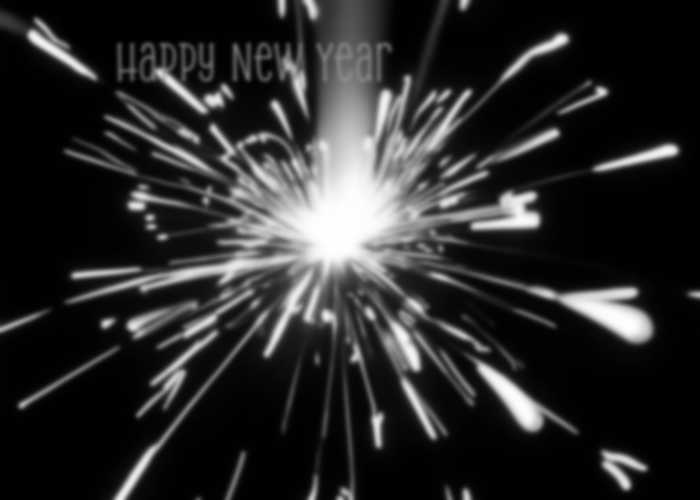
#> input picture zestaw7/ex07/zyczenia-a.png, 700 x 500 px
$ python c.py
#> lines starting #> are read from the running program, lines starting #| are printed output that depends on the picture
#> in find_k, image is the input picture: shape (500, 700); min 0, max 254, mean 42.6
import numpy as np
import cv2
from scipy.signal import convolve2d
import matplotlib.pyplot as plt

def compute_second_derivatives(image):
    # Definicja masek pierwszych pochodnych
    hx = np.array([1, 0, -1]).reshape(1, 3)  # Pionowa maska (h_x)
    hy = np.array([[1], [0], [-1]])          # Pozioma maska (h_y)

    # Obliczanie masek drugich pochodnych
    hxx = convolve2d(hx, hx, mode='full')
    hyy = convolve2d(hy, hy, mode='full')
    hxy = convolve2d(hx, hy, mode='full')

    # Obliczanie drugich pochodnych kierunkowych
    gxx = convolve2d(image, hxx, mode='same', boundary='symm')
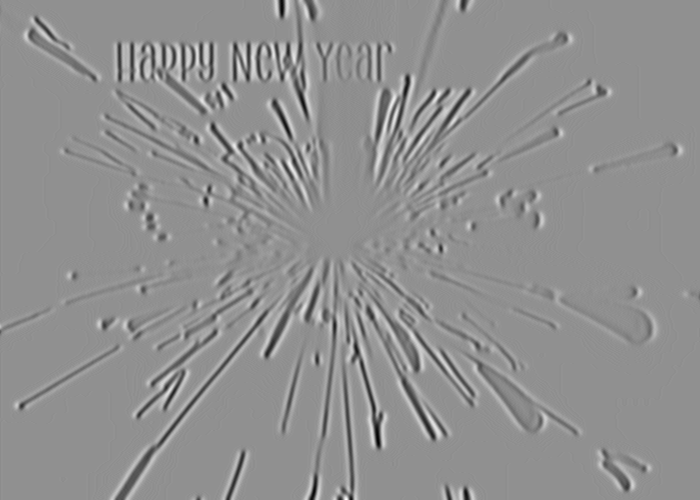
#> gxx: shape (500, 700) float64; min -0.286, max 0.22, mean 0; drawn with min black and max white
    gyy = convolve2d(image, hyy, mode='same', boundary='symm')
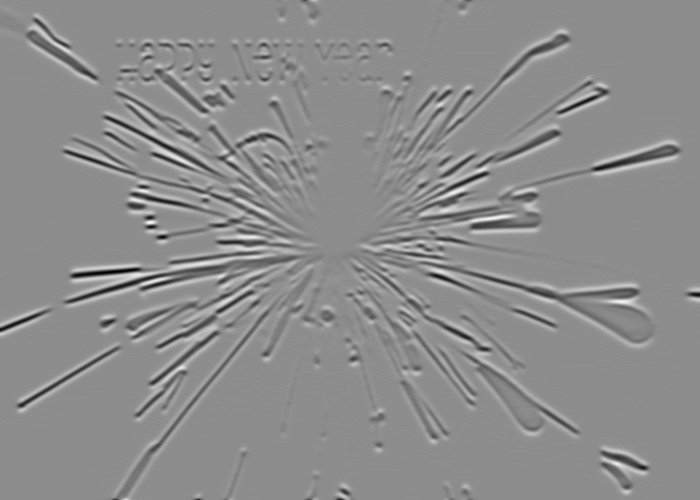
#> gyy: shape (500, 700) float64; min -0.31, max 0.251, mean 0; drawn with min black and max white
    gxy = convolve2d(image, hxy, mode='same', boundary='symm')
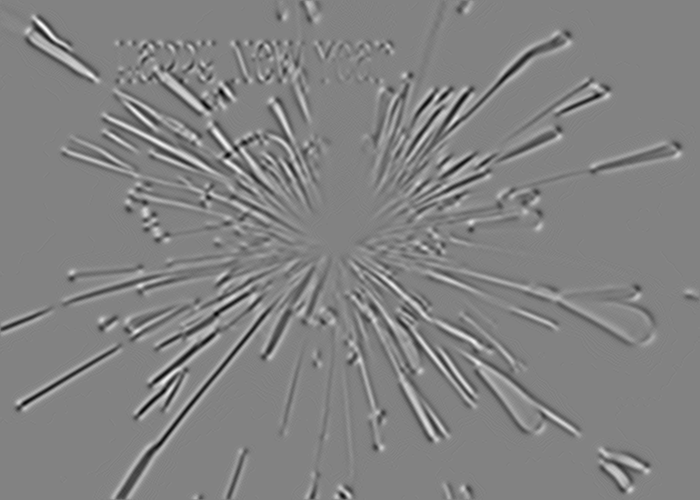
#> gxy: shape (500, 700) float64; min -0.165, max 0.157, mean 4.48e-08; drawn with min black and max white

    return gxx, gyy, gxy

def save_image(output_path, image):
    # Normalizacja obrazu do zakresu [0, 255] i zapis do pliku
    image_normalized = (255 * (image - np.min(image)) / (np.max(image) - np.min(image))).astype(np.uint8)
    cv2.imwrite(output_path, image_normalized)

def find_k(image_path):
    # Wczytanie obrazu w odcieniach szarości
    image = cv2.imread(image_path, cv2.IMREAD_GRAYSCALE)
    if image is None:
        raise ValueError("Nie udało się wczytać obrazu. Sprawdź ścieżkę do pliku.")

    # Normalizacja obrazu do zakresu [0, 1]
    image = image.astype(np.float32) / 255.0

    # Obliczanie drugich pochodnych kierunkowych
    gxx, gyy, gxy = compute_second_derivatives(image)

    H11=gxx
    H12=gxy
    H21=gxy
    H22=gyy

    # k1=(H11+H22)/2-np.sqrt((H11+H22)**2+4*H12*H12)/4
    k1 = 0.5 * (H11 + H22) - 0.25 * np.sqrt((H11 + H22)**2 + 4 * H12**2)
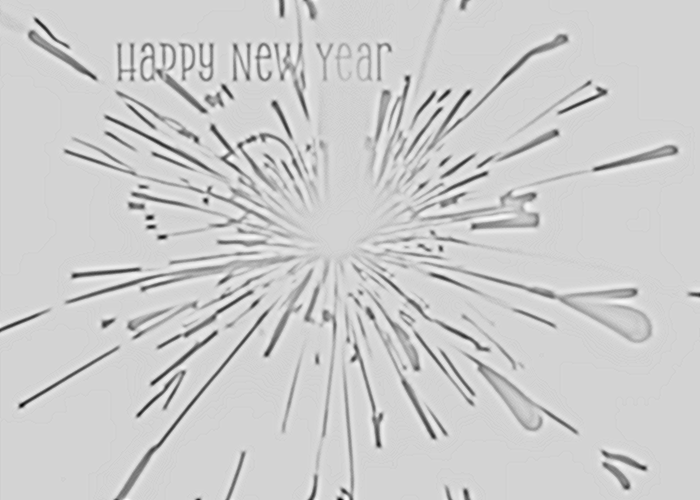
#> k1: shape (500, 700) float64; min -0.333, max 0.0682, mean -0.0106; drawn with min black and max white
    # k1_result = np.uint8(np.clip(k1, 0, 255))
    save_image("k1.png", k1)


find_k("zyczenia-a.png")
